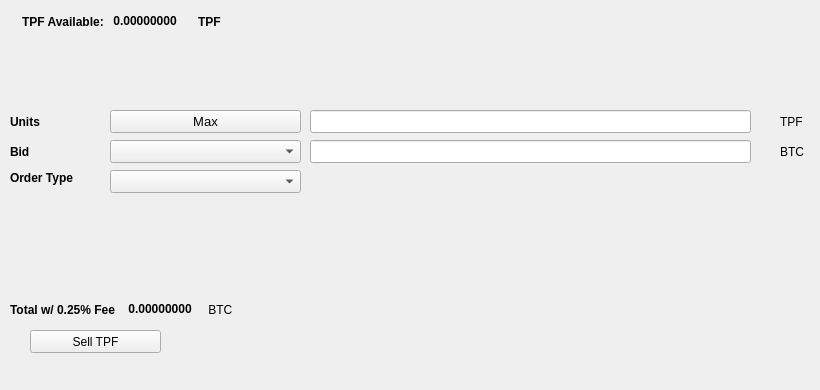
   <widget class="QWidget" name="SellTab">
    <attribute name="title">
     <string>Sell</string>
    </attribute>
    <widget class="QLabel" name="label_16">
     <property name="geometry">
      <rect>
       <x>780</x>
       <y>140</y>
       <width>31</width>
       <height>23</height>
      </rect>
     </property>
     <property name="text">
      <string>BTC</string>
     </property>
    </widget>
    <widget class="QComboBox" name="SellBidcomboBox">
     <property name="geometry">
      <rect>
       <x>110</x>
       <y>140</y>
       <width>191</width>
       <height>23</height>
      </rect>
     </property>
     <property name="font">
      <font>
       <pointsize>10</pointsize>
      </font>
     </property>
    </widget>
    <widget class="QLabel" name="label_18">
     <property name="geometry">
      <rect>
       <x>10</x>
       <y>110</y>
       <width>46</width>
       <height>23</height>
      </rect>
     </property>
     <property name="font">
      <font>
       <weight>75</weight>
       <bold>true</bold>
      </font>
     </property>
     <property name="text">
      <string>Units</string>
     </property>
    </widget>
    <widget class="QPushButton" name="Sell_Max_Amount">
     <property name="geometry">
      <rect>
       <x>110</x>
       <y>110</y>
       <width>191</width>
       <height>23</height>
      </rect>
     </property>
     <property name="font">
      <font>
       <pointsize>10</pointsize>
      </font>
     </property>
     <property name="text">
      <string>Max</string>
     </property>
    </widget>
    <widget class="QLabel" name="label_20">
     <property name="geometry">
      <rect>
       <x>10</x>
       <y>170</y>
       <width>91</width>
       <height>16</height>
      </rect>
     </property>
     <property name="font">
      <font>
       <weight>75</weight>
       <bold>true</bold>
      </font>
     </property>
     <property name="text">
      <string>Order Type</string>
     </property>
    </widget>
    <widget class="QComboBox" name="SellOrdertypeCombo">
     <property name="geometry">
      <rect>
       <x>110</x>
       <y>170</y>
       <width>191</width>
       <height>23</height>
      </rect>
     </property>
     <property name="font">
      <font>
       <pointsize>10</pointsize>
      </font>
     </property>
    </widget>
    <widget class="QLabel" name="label_21">
     <property name="geometry">
      <rect>
       <x>10</x>
       <y>140</y>
       <width>46</width>
       <height>23</height>
      </rect>
     </property>
     <property name="font">
      <font>
       <weight>75</weight>
       <bold>true</bold>
      </font>
     </property>
     <property name="text">
      <string>Bid</string>
     </property>
    </widget>
    <widget class="QLabel" name="label_22">
     <property name="geometry">
      <rect>
       <x>780</x>
       <y>110</y>
       <width>31</width>
       <height>23</height>
      </rect>
     </property>
     <property name="text">
      <string>TPF</string>
     </property>
    </widget>
    <widget class="QLineEdit" name="UnitsInputTPF">
     <property name="geometry">
      <rect>
       <x>310</x>
       <y>110</y>
       <width>441</width>
       <height>23</height>
      </rect>
     </property>
     <property name="font">
      <font>
       <pointsize>9</pointsize>
       <weight>75</weight>
       <bold>true</bold>
      </font>
     </property>
    </widget>
    <widget class="QLineEdit" name="SellBidPriceEdit">
     <property name="geometry">
      <rect>
       <x>310</x>
       <y>140</y>
       <width>441</width>
       <height>23</height>
      </rect>
     </property>
     <property name="font">
      <font>
       <pointsize>9</pointsize>
       <weight>75</weight>
       <bold>true</bold>
      </font>
     </property>
    </widget>
    <widget class="QPushButton" name="SellTPFBTN">
     <property name="geometry">
      <rect>
       <x>30</x>
       <y>330</y>
       <width>131</width>
       <height>23</height>
      </rect>
     </property>
     <property name="text">
      <string>Sell TPF</string>
     </property>
     <property name="icon">
      <iconset resource="../tpfcoin">
       <normaloff>:/icons/bitcoin</normaloff>:/icons/bitcoin</iconset>
     </property>
    </widget>
    <widget class="QWidget" name="layoutWidget3">
     <property name="geometry">
      <rect>
       <x>22</x>
       <y>12</y>
       <width>258</width>
       <height>19</height>
      </rect>
     </property>
     <layout class="QHBoxLayout" name="horizontalLayout">
      <item>
       <widget class="QLabel" name="label232_2">
        <property name="font">
         <font>
          <weight>75</weight>
          <bold>true</bold>
         </font>
        </property>
        <property name="text">
         <string>TPF Available:</string>
        </property>
       </widget>
      </item>
      <item>
       <widget class="QLabel" name="TPFAvailableLabel">
        <property name="palette">
         <palette>
          <active>
           <colorrole role="WindowText">
            <brush brushstyle="SolidPattern">
             <color alpha="255">
              <red>0</red>
              <green>0</green>
              <blue>0</blue>
             </color>
            </brush>
           </colorrole>
           <colorrole role="Button">
            <brush brushstyle="SolidPattern">
             <color alpha="255">
              <red>0</red>
              <green>170</green>
              <blue>0</blue>
             </color>
            </brush>
           </colorrole>
           <colorrole role="Light">
            <brush brushstyle="SolidPattern">
             <color alpha="255">
              <red>0</red>
              <green>255</green>
              <blue>0</blue>
             </color>
            </brush>
           </colorrole>
           <colorrole role="Midlight">
            <brush brushstyle="SolidPattern">
             <color alpha="255">
              <red>0</red>
              <green>212</green>
              <blue>0</blue>
             </color>
            </brush>
           </colorrole>
           <colorrole role="Dark">
            <brush brushstyle="SolidPattern">
             <color alpha="255">
              <red>0</red>
              <green>85</green>
              <blue>0</blue>
             </color>
            </brush>
           </colorrole>
           <colorrole role="Mid">
            <brush brushstyle="SolidPattern">
             <color alpha="255">
              <red>0</red>
              <green>113</green>
              <blue>0</blue>
             </color>
            </brush>
           </colorrole>
           <colorrole role="Text">
            <brush brushstyle="SolidPattern">
             <color alpha="255">
              <red>0</red>
              <green>170</green>
              <blue>0</blue>
             </color>
            </brush>
           </colorrole>
           <colorrole role="BrightText">
            <brush brushstyle="SolidPattern">
             <color alpha="255">
              <red>255</red>
              <green>255</green>
              <blue>255</blue>
             </color>
            </brush>
           </colorrole>
           <colorrole role="ButtonText">
            <brush brushstyle="SolidPattern">
             <color alpha="255">
              <red>0</red>
              <green>0</green>
              <blue>0</blue>
             </color>
            </brush>
           </colorrole>
           <colorrole role="Base">
            <brush brushstyle="SolidPattern">
             <color alpha="255">
              <red>255</red>
              <green>255</green>
              <blue>255</blue>
             </color>
            </brush>
           </colorrole>
           <colorrole role="Window">
            <brush brushstyle="SolidPattern">
             <color alpha="255">
              <red>0</red>
              <green>170</green>
              <blue>0</blue>
             </color>
            </brush>
           </colorrole>
           <colorrole role="Shadow">
            <brush brushstyle="SolidPattern">
             <color alpha="255">
              <red>0</red>
              <green>0</green>
              <blue>0</blue>
             </color>
            </brush>
           </colorrole>
           <colorrole role="AlternateBase">
            <brush brushstyle="SolidPattern">
             <color alpha="255">
              <red>127</red>
              <green>212</green>
              <blue>127</blue>
             </color>
            </brush>
           </colorrole>
           <colorrole role="ToolTipBase">
            <brush brushstyle="SolidPattern">
             <color alpha="255">
              <red>255</red>
              <green>255</green>
              <blue>220</blue>
             </color>
            </brush>
           </colorrole>
           <colorrole role="ToolTipText">
            <brush brushstyle="SolidPattern">
             <color alpha="255">
              <red>0</red>
              <green>0</green>
              <blue>0</blue>
             </color>
            </brush>
           </colorrole>
          </active>
          <inactive>
           <colorrole role="WindowText">
            <brush brushstyle="SolidPattern">
             <color alpha="255">
              <red>0</red>
              <green>0</green>
              <blue>0</blue>
             </color>
            </brush>
           </colorrole>
           <colorrole role="Button">
            <brush brushstyle="SolidPattern">
             <color alpha="255">
              <red>0</red>
              <green>170</green>
              <blue>0</blue>
             </color>
            </brush>
           </colorrole>
           <colorrole role="Light">
            <brush brushstyle="SolidPattern">
             <color alpha="255">
              <red>0</red>
              <green>255</green>
              <blue>0</blue>
             </color>
            </brush>
           </colorrole>
           <colorrole role="Midlight">
            <brush brushstyle="SolidPattern">
             <color alpha="255">
              <red>0</red>
              <green>212</green>
              <blue>0</blue>
             </color>
            </brush>
           </colorrole>
           <colorrole role="Dark">
            <brush brushstyle="SolidPattern">
             <color alpha="255">
              <red>0</red>
              <green>85</green>
              <blue>0</blue>
             </color>
            </brush>
           </colorrole>
           <colorrole role="Mid">
            <brush brushstyle="SolidPattern">
             <color alpha="255">
              <red>0</red>
              <green>113</green>
              <blue>0</blue>
             </color>
            </brush>
           </colorrole>
           <colorrole role="Text">
            <brush brushstyle="SolidPattern">
             <color alpha="255">
              <red>0</red>
              <green>170</green>
              <blue>0</blue>
             </color>
            </brush>
           </colorrole>
           <colorrole role="BrightText">
            <brush brushstyle="SolidPattern">
             <color alpha="255">
              <red>255</red>
              <green>255</green>
              <blue>255</blue>
             </color>
            </brush>
           </colorrole>
           <colorrole role="ButtonText">
            <brush brushstyle="SolidPattern">
             <color alpha="255">
              <red>0</red>
              <green>0</green>
              <blue>0</blue>
             </color>
            </brush>
           </colorrole>
           <colorrole role="Base">
            <brush brushstyle="SolidPattern">
             <color alpha="255">
              <red>255</red>
              <green>255</green>
              <blue>255</blue>
             </color>
            </brush>
           </colorrole>
           <colorrole role="Window">
            <brush brushstyle="SolidPattern">
             <color alpha="255">
              <red>0</red>
              <green>170</green>
              <blue>0</blue>
             </color>
            </brush>
           </colorrole>
           <colorrole role="Shadow">
            <brush brushstyle="SolidPattern">
             <color alpha="255">
              <red>0</red>
              <green>0</green>
              <blue>0</blue>
             </color>
            </brush>
           </colorrole>
           <colorrole role="AlternateBase">
            <brush brushstyle="SolidPattern">
             <color alpha="255">
              <red>127</red>
              <green>212</green>
              <blue>127</blue>
             </color>
            </brush>
           </colorrole>
           <colorrole role="ToolTipBase">
            <brush brushstyle="SolidPattern">
             <color alpha="255">
              <red>255</red>
              <green>255</green>
              <blue>220</blue>
             </color>
            </brush>
           </colorrole>
           <colorrole role="ToolTipText">
            <brush brushstyle="SolidPattern">
             <color alpha="255">
              <red>0</red>
              <green>0</green>
              <blue>0</blue>
             </color>
            </brush>
           </colorrole>
          </inactive>
          <disabled>
           <colorrole role="WindowText">
            <brush brushstyle="SolidPattern">
             <color alpha="255">
              <red>0</red>
              <green>85</green>
              <blue>0</blue>
             </color>
            </brush>
           </colorrole>
           <colorrole role="Button">
            <brush brushstyle="SolidPattern">
             <color alpha="255">
              <red>0</red>
              <green>170</green>
              <blue>0</blue>
             </color>
            </brush>
           </colorrole>
           <colorrole role="Light">
            <brush brushstyle="SolidPattern">
             <color alpha="255">
              <red>0</red>
              <green>255</green>
              <blue>0</blue>
             </color>
            </brush>
           </colorrole>
           <colorrole role="Midlight">
            <brush brushstyle="SolidPattern">
             <color alpha="255">
              <red>0</red>
              <green>212</green>
              <blue>0</blue>
             </color>
            </brush>
           </colorrole>
           <colorrole role="Dark">
            <brush brushstyle="SolidPattern">
             <color alpha="255">
              <red>0</red>
              <green>85</green>
              <blue>0</blue>
             </color>
            </brush>
           </colorrole>
           <colorrole role="Mid">
            <brush brushstyle="SolidPattern">
             <color alpha="255">
              <red>0</red>
              <green>113</green>
              <blue>0</blue>
             </color>
            </brush>
           </colorrole>
           <colorrole role="Text">
            <brush brushstyle="SolidPattern">
             <color alpha="255">
              <red>0</red>
              <green>85</green>
              <blue>0</blue>
             </color>
            </brush>
           </colorrole>
           <colorrole role="BrightText">
            <brush brushstyle="SolidPattern">
             <color alpha="255">
              <red>255</red>
              <green>255</green>
              <blue>255</blue>
             </color>
            </brush>
           </colorrole>
           <colorrole role="ButtonText">
            <brush brushstyle="SolidPattern">
             <color alpha="255">
              <red>0</red>
              <green>85</green>
              <blue>0</blue>
             </color>
            </brush>
           </colorrole>
           <colorrole role="Base">
            <brush brushstyle="SolidPattern">
             <color alpha="255">
              <red>0</red>
              <green>170</green>
              <blue>0</blue>
             </color>
            </brush>
           </colorrole>
           <colorrole role="Window">
            <brush brushstyle="SolidPattern">
             <color alpha="255">
              <red>0</red>
              <green>170</green>
              <blue>0</blue>
             </color>
            </brush>
           </colorrole>
           <colorrole role="Shadow">
            <brush brushstyle="SolidPattern">
             <color alpha="255">
              <red>0</red>
              <green>0</green>
              <blue>0</blue>
             </color>
            </brush>
           </colorrole>
           <colorrole role="AlternateBase">
            <brush brushstyle="SolidPattern">
             <color alpha="255">
              <red>0</red>
              <green>170</green>
              <blue>0</blue>
             </color>
            </brush>
           </colorrole>
           <colorrole role="ToolTipBase">
            <brush brushstyle="SolidPattern">
             <color alpha="255">
              <red>255</red>
              <green>255</green>
              <blue>220</blue>
             </color>
            </brush>
           </colorrole>
           <colorrole role="ToolTipText">
            <brush brushstyle="SolidPattern">
             <color alpha="255">
              <red>0</red>
              <green>0</green>
              <blue>0</blue>
             </color>
            </brush>
           </colorrole>
          </disabled>
         </palette>
        </property>
        <property name="font">
         <font>
          <weight>75</weight>
          <bold>true</bold>
         </font>
        </property>
        <property name="text">
         <string> 0.00000000 </string>
        </property>
        <property name="textInteractionFlags">
         <set>Qt::LinksAccessibleByMouse|Qt::TextSelectableByKeyboard|Qt::TextSelectableByMouse</set>
        </property>
       </widget>
      </item>
      <item>
       <widget class="QLabel" name="labelTPF">
        <property name="font">
         <font>
          <weight>75</weight>
          <bold>true</bold>
         </font>
        </property>
        <property name="text">
         <string>TPF</string>
        </property>
       </widget>
      </item>
     </layout>
    </widget>
    <widget class="QWidget" name="layoutWidget">
     <property name="geometry">
      <rect>
       <x>10</x>
       <y>300</y>
       <width>268</width>
       <height>19</height>
      </rect>
     </property>
     <layout class="QHBoxLayout" name="horizontalLayout_2">
      <item>
       <widget class="QLabel" name="label_19">
        <property name="font">
         <font>
          <weight>75</weight>
          <bold>true</bold>
         </font>
        </property>
        <property name="text">
         <string>Total w/ 0.25% Fee </string>
        </property>
       </widget>
      </item>
      <item>
       <widget class="QLabel" name="SellCostLabel">
        <property name="palette">
         <palette>
          <active>
           <colorrole role="WindowText">
            <brush brushstyle="SolidPattern">
             <color alpha="255">
              <red>0</red>
              <green>0</green>
              <blue>0</blue>
             </color>
            </brush>
           </colorrole>
           <colorrole role="Button">
            <brush brushstyle="SolidPattern">
             <color alpha="255">
              <red>0</red>
              <green>170</green>
              <blue>0</blue>
             </color>
            </brush>
           </colorrole>
           <colorrole role="Light">
            <brush brushstyle="SolidPattern">
             <color alpha="255">
              <red>0</red>
              <green>255</green>
              <blue>0</blue>
             </color>
            </brush>
           </colorrole>
           <colorrole role="Midlight">
            <brush brushstyle="SolidPattern">
             <color alpha="255">
              <red>0</red>
              <green>212</green>
              <blue>0</blue>
             </color>
            </brush>
           </colorrole>
           <colorrole role="Dark">
            <brush brushstyle="SolidPattern">
             <color alpha="255">
              <red>0</red>
              <green>85</green>
              <blue>0</blue>
             </color>
            </brush>
           </colorrole>
           <colorrole role="Mid">
            <brush brushstyle="SolidPattern">
             <color alpha="255">
              <red>0</red>
              <green>113</green>
              <blue>0</blue>
             </color>
            </brush>
           </colorrole>
           <colorrole role="Text">
            <brush brushstyle="SolidPattern">
             <color alpha="255">
              <red>0</red>
              <green>170</green>
              <blue>0</blue>
             </color>
            </brush>
           </colorrole>
           <colorrole role="BrightText">
            <brush brushstyle="SolidPattern">
             <color alpha="255">
              <red>255</red>
              <green>255</green>
              <blue>255</blue>
             </color>
            </brush>
           </colorrole>
           <colorrole role="ButtonText">
            <brush brushstyle="SolidPattern">
             <color alpha="255">
              <red>0</red>
              <green>0</green>
              <blue>0</blue>
             </color>
            </brush>
           </colorrole>
           <colorrole role="Base">
            <brush brushstyle="SolidPattern">
             <color alpha="255">
              <red>255</red>
              <green>255</green>
              <blue>255</blue>
             </color>
            </brush>
           </colorrole>
           <colorrole role="Window">
            <brush brushstyle="SolidPattern">
             <color alpha="255">
              <red>0</red>
              <green>170</green>
              <blue>0</blue>
             </color>
            </brush>
           </colorrole>
           <colorrole role="Shadow">
            <brush brushstyle="SolidPattern">
             <color alpha="255">
              <red>0</red>
              <green>0</green>
              <blue>0</blue>
             </color>
            </brush>
           </colorrole>
           <colorrole role="AlternateBase">
            <brush brushstyle="SolidPattern">
             <color alpha="255">
              <red>127</red>
              <green>212</green>
              <blue>127</blue>
             </color>
            </brush>
           </colorrole>
           <colorrole role="ToolTipBase">
            <brush brushstyle="SolidPattern">
             <color alpha="255">
              <red>255</red>
              <green>255</green>
              <blue>220</blue>
             </color>
            </brush>
           </colorrole>
           <colorrole role="ToolTipText">
            <brush brushstyle="SolidPattern">
             <color alpha="255">
              <red>0</red>
              <green>0</green>
              <blue>0</blue>
             </color>
            </brush>
           </colorrole>
          </active>
          <inactive>
           <colorrole role="WindowText">
            <brush brushstyle="SolidPattern">
             <color alpha="255">
              <red>0</red>
              <green>0</green>
              <blue>0</blue>
             </color>
            </brush>
           </colorrole>
           <colorrole role="Button">
            <brush brushstyle="SolidPattern">
             <color alpha="255">
              <red>0</red>
              <green>170</green>
              <blue>0</blue>
             </color>
            </brush>
           </colorrole>
           <colorrole role="Light">
            <brush brushstyle="SolidPattern">
             <color alpha="255">
              <red>0</red>
              <green>255</green>
              <blue>0</blue>
             </color>
            </brush>
           </colorrole>
           <colorrole role="Midlight">
            <brush brushstyle="SolidPattern">
             <color alpha="255">
              <red>0</red>
              <green>212</green>
              <blue>0</blue>
             </color>
            </brush>
           </colorrole>
           <colorrole role="Dark">
            <brush brushstyle="SolidPattern">
             <color alpha="255">
              <red>0</red>
              <green>85</green>
              <blue>0</blue>
             </color>
            </brush>
           </colorrole>
           <colorrole role="Mid">
            <brush brushstyle="SolidPattern">
             <color alpha="255">
              <red>0</red>
              <green>113</green>
              <blue>0</blue>
             </color>
            </brush>
           </colorrole>
           <colorrole role="Text">
            <brush brushstyle="SolidPattern">
             <color alpha="255">
              <red>0</red>
              <green>170</green>
              <blue>0</blue>
             </color>
            </brush>
           </colorrole>
           <colorrole role="BrightText">
            <brush brushstyle="SolidPattern">
             <color alpha="255">
              <red>255</red>
              <green>255</green>
              <blue>255</blue>
             </color>
            </brush>
           </colorrole>
           <colorrole role="ButtonText">
            <brush brushstyle="SolidPattern">
             <color alpha="255">
              <red>0</red>
              <green>0</green>
              <blue>0</blue>
             </color>
            </brush>
           </colorrole>
           <colorrole role="Base">
            <brush brushstyle="SolidPattern">
             <color alpha="255">
              <red>255</red>
              <green>255</green>
              <blue>255</blue>
             </color>
            </brush>
           </colorrole>
           <colorrole role="Window">
            <brush brushstyle="SolidPattern">
             <color alpha="255">
              <red>0</red>
              <green>170</green>
              <blue>0</blue>
             </color>
            </brush>
           </colorrole>
           <colorrole role="Shadow">
            <brush brushstyle="SolidPattern">
             <color alpha="255">
              <red>0</red>
              <green>0</green>
              <blue>0</blue>
             </color>
            </brush>
           </colorrole>
           <colorrole role="AlternateBase">
            <brush brushstyle="SolidPattern">
             <color alpha="255">
              <red>127</red>
              <green>212</green>
              <blue>127</blue>
             </color>
            </brush>
           </colorrole>
           <colorrole role="ToolTipBase">
            <brush brushstyle="SolidPattern">
             <color alpha="255">
              <red>255</red>
              <green>255</green>
              <blue>220</blue>
             </color>
            </brush>
           </colorrole>
           <colorrole role="ToolTipText">
            <brush brushstyle="SolidPattern">
             <color alpha="255">
              <red>0</red>
              <green>0</green>
              <blue>0</blue>
             </color>
            </brush>
           </colorrole>
          </inactive>
          <disabled>
           <colorrole role="WindowText">
            <brush brushstyle="SolidPattern">
             <color alpha="255">
              <red>0</red>
              <green>85</green>
              <blue>0</blue>
             </color>
            </brush>
           </colorrole>
           <colorrole role="Button">
            <brush brushstyle="SolidPattern">
             <color alpha="255">
              <red>0</red>
              <green>170</green>
              <blue>0</blue>
             </color>
            </brush>
           </colorrole>
           <colorrole role="Light">
            <brush brushstyle="SolidPattern">
             <color alpha="255">
              <red>0</red>
              <green>255</green>
              <blue>0</blue>
             </color>
            </brush>
           </colorrole>
           <colorrole role="Midlight">
            <brush brushstyle="SolidPattern">
             <color alpha="255">
              <red>0</red>
              <green>212</green>
              <blue>0</blue>
             </color>
            </brush>
           </colorrole>
           <colorrole role="Dark">
            <brush brushstyle="SolidPattern">
             <color alpha="255">
              <red>0</red>
              <green>85</green>
              <blue>0</blue>
             </color>
            </brush>
           </colorrole>
           <colorrole role="Mid">
            <brush brushstyle="SolidPattern">
             <color alpha="255">
              <red>0</red>
              <green>113</green>
              <blue>0</blue>
             </color>
            </brush>
           </colorrole>
           <colorrole role="Text">
            <brush brushstyle="SolidPattern">
             <color alpha="255">
              <red>0</red>
              <green>85</green>
              <blue>0</blue>
             </color>
            </brush>
           </colorrole>
           <colorrole role="BrightText">
            <brush brushstyle="SolidPattern">
             <color alpha="255">
              <red>255</red>
              <green>255</green>
              <blue>255</blue>
             </color>
            </brush>
           </colorrole>
           <colorrole role="ButtonText">
            <brush brushstyle="SolidPattern">
             <color alpha="255">
              <red>0</red>
              <green>85</green>
              <blue>0</blue>
             </color>
            </brush>
           </colorrole>
           <colorrole role="Base">
            <brush brushstyle="SolidPattern">
             <color alpha="255">
              <red>0</red>
              <green>170</green>
              <blue>0</blue>
             </color>
            </brush>
           </colorrole>
           <colorrole role="Window">
            <brush brushstyle="SolidPattern">
             <color alpha="255">
              <red>0</red>
              <green>170</green>
              <blue>0</blue>
             </color>
            </brush>
           </colorrole>
           <colorrole role="Shadow">
            <brush brushstyle="SolidPattern">
             <color alpha="255">
              <red>0</red>
              <green>0</green>
              <blue>0</blue>
             </color>
            </brush>
           </colorrole>
           <colorrole role="AlternateBase">
            <brush brushstyle="SolidPattern">
             <color alpha="255">
              <red>0</red>
              <green>170</green>
              <blue>0</blue>
             </color>
            </brush>
           </colorrole>
           <colorrole role="ToolTipBase">
            <brush brushstyle="SolidPattern">
             <color alpha="255">
              <red>255</red>
              <green>255</green>
              <blue>220</blue>
             </color>
            </brush>
           </colorrole>
           <colorrole role="ToolTipText">
            <brush brushstyle="SolidPattern">
             <color alpha="255">
              <red>0</red>
              <green>0</green>
              <blue>0</blue>
             </color>
            </brush>
           </colorrole>
          </disabled>
         </palette>
        </property>
        <property name="font">
         <font>
          <weight>75</weight>
          <bold>true</bold>
         </font>
        </property>
        <property name="autoFillBackground">
         <bool>false</bool>
        </property>
        <property name="text">
         <string> 0.00000000</string>
        </property>
        <property name="textInteractionFlags">
         <set>Qt::LinksAccessibleByMouse|Qt::TextSelectableByMouse</set>
        </property>
       </widget>
      </item>
      <item>
       <widget class="QLabel" name="label_17">
        <property name="font">
         <font>
          <weight>50</weight>
          <bold>false</bold>
         </font>
        </property>
        <property name="text">
         <string> BTC</string>
        </property>
       </widget>
      </item>
     </layout>
    </widget>
    <widget class="QLabel" name="label_23">
     <property name="geometry">
      <rect>
       <x>460</x>
       <y>300</y>
       <width>281</width>
       <height>81</height>
      </rect>
     </property>
     <property name="text">
      <string/>
     </property>
     <property name="pixmap">
      <pixmap>:/images/bittrex</pixmap>
     </property>
    </widget>
   </widget>
